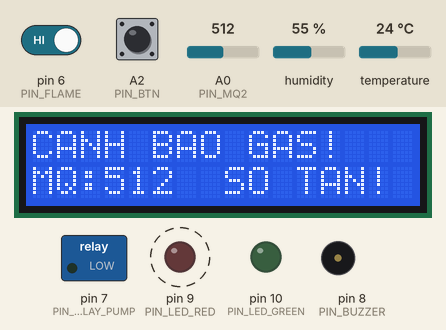
This sketch was run on a simulated Arduino Uno, built with avr-gcc and run on an emulated ATmega328P. Shown: 16×2 character LCD, switched loads named in the sketch (green lamp = pin HIGH), output pins drawn as LEDs (lit = HIGH), buzzer (waves = sounding). Dashed ring = blinking. The inputs (shaded band) are chosen by the test bench; at power-on: A0 (PIN_MQ2) = 512, A2 (PIN_BTN) HIGH, pin 6 (PIN_FLAME) HIGH, temperature 24 °C, humidity 55 %. What the sketch prints to the serial monitor is not drawn.

Above: at 2.8 s.
2.9 s: A0 (PIN_MQ2) set to 416
At 3.68 s:
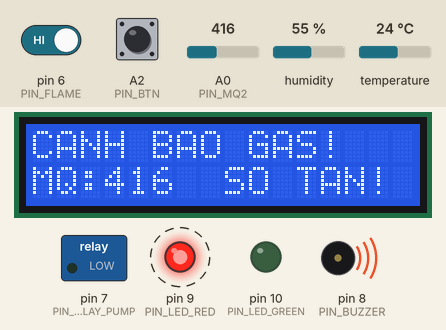
4.4 s: A0 (PIN_MQ2) set to 386
At 5.4 s:
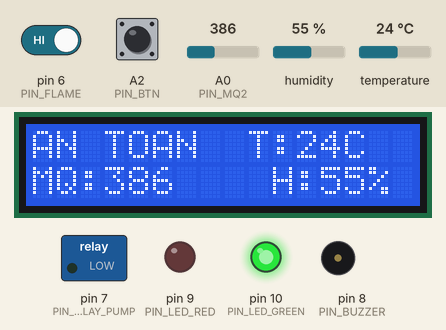
5.9 s: A2 (PIN_BTN) pulled LOW for 0.15 s
At 6.7 s:
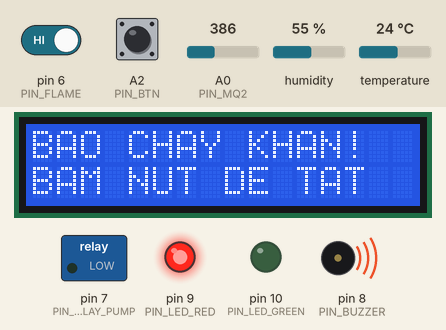
7.5 s: pin 6 (PIN_FLAME) driven LOW
9.6 s: temperature set to 27 °C
At 11.8 s:
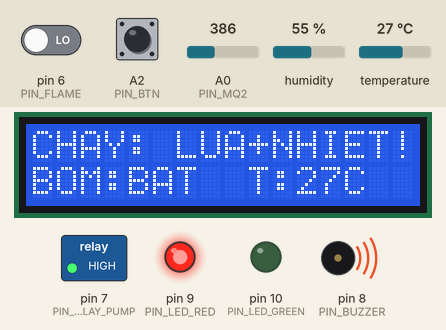
12.5 s: pin 6 (PIN_FLAME) driven HIGH
At 13.1 s:
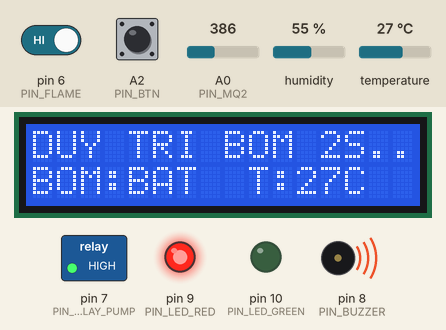
Timing chart, 0 to 16.0 s (numbered marks = the images above; inputs shaded):
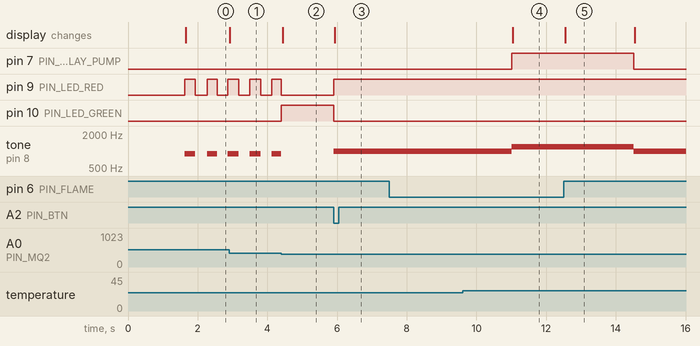

The sketch:

IoT_PCCC.ino
```cpp
/*
  =============================================================================
  HỆ THỐNG IOT PCCC (PHÒNG CHÁY CHỮA CHÁY) - BẢN CHUẨN HÓA NGHIỆP VỤ PCCC
  Chuyên biệt: Liên động 2 kênh (Lửa + Nhiệt cao), Trễ tắt bơm 2s & Nguồn Pin 2S
  =============================================================================
  * THỨ TỰ ƯU TIÊN & 3 NGHIỆP VỤ CỐT LÕI (CHUẨN TCVN 5738 & TCVN 7336):
    - ƯU TIÊN 1 (Cao nhất) - Nghiệp vụ 3 (Hệ thống chữa cháy tự động Sprinkler):
      + Điều kiện kích hoạt (Cross-zoning): Phát hiện Lửa (KY-026) VÀ Nhiệt độ tăng cao (DHT11).
      + Hành động: Còi hú khẩn cấp (1200Hz), LED Đỏ sáng rực, BẬT MÁY BƠM dập lửa.
      + Cơ chế trễ tắt bơm: Khi ngọn lửa tắt / nhiệt hạ, máy bơm tiếp tục duy trì
        chạy thêm 2 giây (2000ms) để dập tắt triệt để tàn tro trước khi ngắt Relay.
    - ƯU TIÊN 2 - Nghiệp vụ 1 (Nút nhấn báo cháy khẩn cấp bằng tay - Manual Call Point):
      + Điều kiện: Con người chủ động nhấn nút khẩn cấp (A2).
      + Hành động: Còi hú liên tục (1000Hz), LED Đỏ sáng tĩnh, Máy bơm giữ TẮT.
    - ƯU TIÊN 3 - Nghiệp vụ 2 (Cảnh báo sớm rò rỉ Khí Gas / Khói - MQ-2):
      + Điều kiện: Nồng độ khí Gas/Khói vượt ngưỡng an toàn (>= 400).
      + Hành động: Còi bíp ngắt quãng (900Hz), LED Đỏ nhấp nháy, TUYỆT ĐỐI TẮT BƠM
        để ngăn ngừa nguy cơ chập điện gây nổ khí gas.
  -----------------------------------------------------------------------------
  * SƠ ĐỒ ĐẤU CHÂN:
    - Nút nhấn (Push Button):       A2 (INPUT_PULLUP, đầu kia nối GND)
    - Cảm biến MQ-2 (AO):           A0
    - Cảm biến DHT11 (DATA):        A1
    - Cảm biến Lửa KY-026 (DO):     D6
    - Relay kích Máy bơm 7-12V:    D7 (Active LOW)
    - Còi Buzzer:                   D8
    - Đèn LED Đỏ (Cảnh báo):        D9 (qua trở 220 Ohm)
    - Đèn LED Xanh (An toàn):       D10 (qua trở 220 Ohm)
    - LCD 16x2 I2C:                 SDA -> A4, SCL -> A5
  =============================================================================
*/

#include <Wire.h>
#include <LiquidCrystal_I2C.h>
#include <DHT.h>

// Khởi tạo LCD I2C (Địa chỉ mặc định 0x27 hoặc 0x3F, màn hình 16 cột 2 dòng)
LiquidCrystal_I2C lcd(0x27, 16, 2);

// Khởi tạo cảm biến nhiệt độ & độ ẩm DHT11
#define DHTPIN  A1
#define DHTTYPE DHT11
DHT dht(DHTPIN, DHTTYPE);

// ======================= ĐỊNH NGHĨA CHÂN KẾT NỐI =======================
const int PIN_MQ2        = A0; // Cảm biến khói/gas MQ-2 (Analog)
const int PIN_DHT        = A1; // Cảm biến nhiệt độ & độ ẩm DHT11
const int PIN_BTN        = A2; // Nút nhấn khẩn cấp bằng tay (Nghiệp vụ 1)
const int PIN_FLAME      = 6;  // Cảm biến ngọn lửa KY-026 (Nghiệp vụ 3)
const int PIN_RELAY_PUMP = 7;  // Relay điều khiển máy bơm 7-12V (Nghiệp vụ 3)
const int PIN_BUZZER     = 8;  // Còi báo động Buzzer
const int PIN_LED_RED    = 9;  // Đèn LED Đỏ (Cảnh báo sự cố)
const int PIN_LED_GREEN  = 10; // Đèn LED Xanh (Hệ thống an toàn)

// ================= CẤU HÌNH LOGIC & NGƯỠNG CẢM BIẾN =================
const int RELAY_ON     = HIGH;  // Relay 5V kích mức LOW
const int RELAY_OFF    = LOW; // Mức HIGH ngắt Relay
const int FLAME_ACTIVE = LOW;  // Cảm biến KY-026 phát hiện lửa trả về mức LOW

// Ngưỡng khói/gas MQ-2
const int MQ_THRESHOLD = 400;

// Ngưỡng nhiệt độ tăng cao (Kết hợp Nhiệt cố định & Nhiệt gia tăng theo chuẩn PCCC)
const float TEMP_THRESHOLD  = 34.0; // Ngưỡng nhiệt độ cao tuyệt đối (°C)
const float TEMP_RISE_DELTA = 2.0;  // Hoặc nhiệt độ tăng thêm >= 2.0°C so với lúc khởi động

// Thời gian duy trì máy bơm chạy thêm sau khi tắt lửa (2000ms = 2 giây)
const unsigned long PUMP_OFF_DELAY = 2000;

// ======================== BIẾN TOÀN CỤC & ĐA NHIỆM ========================
// Nghiệp vụ 1: Biến lưu trạng thái nút nhấn khẩn cấp
bool manualFireAlarm = false;
bool lastBtnState    = HIGH;
unsigned long lastDebounceTime = 0;
const unsigned long DEBOUNCE_DELAY = 250; // Chống dội phím 250ms

// Nghiệp vụ 3: Biến quản lý trạng thái bơm và thời gian giữ trễ tắt bơm 2s
bool pumpActive = false;
unsigned long lastFireTriggerTime = 0;

// Đa nhiệm: Thời gian đọc DHT11 và chu kỳ chớp đèn/còi
unsigned long lastDhtRead = 0;
unsigned long lastBlink   = 0;
bool blinkState           = false;

float currentTemp = 28.0;
float currentHum  = 60.0;
float baseTemp    = 28.0; // Nhiệt độ môi trường ban đầu khi khởi động hệ thống

void setup() {
  Serial.begin(9600);

  // Cấu hình chân nút nhấn và cảm biến lửa (dùng trở kéo lên nội)
  pinMode(PIN_BTN, INPUT_PULLUP);
  pinMode(PIN_FLAME, INPUT_PULLUP);

  // ĐẢM BẢO RELAY BƠM TẮT NGAY TỪ ĐẦU (Tránh tình trạng giật bơm lúc mới bật nguồn)
  digitalWrite(PIN_RELAY_PUMP, RELAY_OFF);
  pinMode(PIN_RELAY_PUMP, OUTPUT);

  // Cấu hình các chân ngõ ra cho đèn và còi
  pinMode(PIN_BUZZER, OUTPUT);
  pinMode(PIN_LED_RED, OUTPUT);
  pinMode(PIN_LED_GREEN, OUTPUT);

  // Khởi động DHT và LCD
  dht.begin();
  lcd.init();
  lcd.backlight();

  // Đọc nhiệt độ phòng ban đầu làm mốc tham chiếu Nhiệt gia tăng (Rate-of-Rise)
  float initTemp = dht.readTemperature();
  float initHum  = dht.readHumidity();
  if (!isnan(initTemp)) {
    currentTemp = initTemp;
    baseTemp    = initTemp;
  }
  if (!isnan(initHum)) {
    currentHum = initHum;
  }

  // Màn hình chào mừng khi khởi động
  lcd.setCursor(0, 0);
  lcd.print(" HE THONG PCCC  ");
  lcd.setCursor(0, 1);
  lcd.print(" SAN SANG DEMO! ");
  delay(1500);
  lcd.clear();
}

void loop() {
  unsigned long now = millis();

  // -------------------------------------------------------------------------
  // 1. XỬ LÝ NÚT NHẤN KHẨN CẤP (NGHIỆP VỤ 1: MANUAL CALL POINT)
  // -------------------------------------------------------------------------
  bool readingBtn = digitalRead(PIN_BTN);
  if (readingBtn == LOW && lastBtnState == HIGH && (now - lastDebounceTime > DEBOUNCE_DELAY)) {
    manualFireAlarm = !manualFireAlarm; // Bấm lần 1: Bật, Bấm lần 2: Tắt
    lastDebounceTime = now;
    lcd.clear();
  }
  lastBtnState = readingBtn;

  // -------------------------------------------------------------------------
  // 2. ĐỌC CÁC CẢM BIẾN (LỬA, KHÓI/GAS MQ-2, NHIỆT ĐỘ & ĐỘ ẨM DHT11)
  // -------------------------------------------------------------------------
  int mqValue   = analogRead(PIN_MQ2);
  bool hasFlame = (digitalRead(PIN_FLAME) == FLAME_ACTIVE);
  bool hasGas   = (mqValue >= MQ_THRESHOLD);

  // Đọc DHT11 định kỳ mỗi 1 giây (1000ms) để cập nhật nhanh nhiệt độ khi có lửa
  if (now - lastDhtRead >= 300) {
    lastDhtRead = now;
    float t = dht.readTemperature();
    float h = dht.readHumidity();
    if (!isnan(t)) currentTemp = t;
    if (!isnan(h)) currentHum  = h;

    // Gửi log về Serial Monitor để theo dõi trực tiếp
    Serial.print("Temp: ");     Serial.print(currentTemp, 1);
    Serial.print("C (Goc: ");   Serial.print(baseTemp, 1);
    Serial.print("C) | Lua: "); Serial.print(hasFlame ? "CO" : "KHONG");
    Serial.print(" | MQ-2: ");  Serial.print(mqValue);
    Serial.print(" | Bom: ");   Serial.println(pumpActive ? "CHAY" : "TAT");
  }

  // Kiểm tra điều kiện nhiệt độ tăng cao (Vượt ngưỡng 34°C hoặc tăng >= 2°C so với ban đầu)
  bool isHighTemp = (currentTemp >= TEMP_THRESHOLD) || ((currentTemp - baseTemp) >= TEMP_RISE_DELTA);

  // Điều kiện liên động 2 kênh (Cross-zoning): PHẢI CÓ LỬA + NHIỆT ĐỘ TĂNG CAO
  bool fireConfirmed = (hasFlame && isHighTemp);

  // -------------------------------------------------------------------------
  // 3. QUẢN LÝ TRẠNG THÁI BƠM & DELAY TẮT BƠM 2 GIÂY (2000ms)
  // -------------------------------------------------------------------------
  if (fireConfirmed) {
    pumpActive = true;
    lastFireTriggerTime = now; // Liên tục cập nhật mốc thời gian khi còn đám cháy
  } else if (pumpActive && (now - lastFireTriggerTime >= PUMP_OFF_DELAY)) {
    pumpActive = false;        // Đã hết lửa/nhiệt cao và giữ đủ 2 giây -> Tắt bơm
    lcd.clear();
  }

  // -------------------------------------------------------------------------
  // 4. THỰC THI 3 NGHIỆP VỤ THEO THỨ TỰ ƯU TIÊN ĐÃ CHUẨN HÓA
  // -------------------------------------------------------------------------

  // === ƯU TIÊN 1 (CAO NHẤT) - NGHIỆP VỤ 3: CHÁY THẬT (LỬA + NHIỆT CAO) & DUY TRÌ BƠM 2S ===
  // Hành động: Còi kêu dồn dập (1200Hz), LED đỏ sáng rực, BẬT MÁY BƠM (giữ thêm 2s trước khi tắt)
  if (pumpActive) {
    digitalWrite(PIN_LED_GREEN, LOW);
    digitalWrite(PIN_LED_RED, HIGH);
    tone(PIN_BUZZER, 1200);                  // Còi hú khẩn cấp 1200Hz
    digitalWrite(PIN_RELAY_PUMP, RELAY_ON);  // ĐÓNG RELAY -> MÁY BƠM CHẠY

    lcd.setCursor(0, 0);
    if (fireConfirmed) {
      lcd.print("CHAY: LUA+NHIET!");
    } else {
      lcd.print("DUY TRI BOM 2S..");         // Hiển thị rõ giai đoạn trễ tắt bơm 2s
    }
    lcd.setCursor(0, 1);
    lcd.print("BOM:BAT  T:");
    lcd.print((int)currentTemp);
    lcd.print("C  ");
  }

  // === ƯU TIÊN 2 - NGHIỆP VỤ 1: NÚT NHẤN BÁO CHÁY KHẨN CẤP BẰNG TAY (MANUAL CALL POINT) ===
  // Hành động: Con người chủ động phát lệnh báo cháy -> Hú còi 1000Hz, sáng LED đỏ, Bơm giữ tắt
  else if (manualFireAlarm) {
    digitalWrite(PIN_LED_GREEN, LOW);
    digitalWrite(PIN_LED_RED, HIGH);
    tone(PIN_BUZZER, 1000);                  // Tần số còi 1000Hz liên tục
    digitalWrite(PIN_RELAY_PUMP, RELAY_OFF); // MÁY BƠM GIỮ TẮT

    lcd.setCursor(0, 0);
    lcd.print("BAO CHAY KHAN!  ");
    lcd.setCursor(0, 1);
    lcd.print("BAM NUT DE TAT  ");
  }

  // === ƯU TIÊN 3 - NGHIỆP VỤ 2: PHÁT HIỆN RÒ RỈ GAS / KHÓI (MQ-2) ===
  // Hành động: Cảnh báo sơ tán sớm bằng nhấp nháy đèn và còi ngắt quãng.
  // QUAN TRỌNG: TUYỆT ĐỐI TẮT BƠM khi chưa có lửa để tránh chập điện nổ gas.
  else if (hasGas) {
    digitalWrite(PIN_LED_GREEN, LOW);
    digitalWrite(PIN_RELAY_PUMP, RELAY_OFF); // MÁY BƠM GIỮ TẮT

    // Chu kỳ chớp nháy còi và LED đỏ mỗi 300ms
    if (now - lastBlink >= 300) {
      lastBlink = now;
      blinkState = !blinkState;
      digitalWrite(PIN_LED_RED, blinkState ? HIGH : LOW);
      if (blinkState) tone(PIN_BUZZER, 900);
      else            noTone(PIN_BUZZER);
    }

    lcd.setCursor(0, 0);
    lcd.print("CANH BAO GAS!   ");
    lcd.setCursor(0, 1);
    lcd.print("MQ:");
    lcd.print(mqValue);
    lcd.print("  SO TAN! ");
  }

  // === TRẠNG THÁI BÌNH THƯỜNG: HỆ THỐNG AN TOÀN (TRỰC BAN) ===
  else {
    digitalWrite(PIN_LED_GREEN, HIGH);       // LED Xanh sáng báo bình thường
    digitalWrite(PIN_LED_RED, LOW);          // LED Đỏ tắt
    noTone(PIN_BUZZER);                      // Còi tắt
    digitalWrite(PIN_RELAY_PUMP, RELAY_OFF); // Máy bơm tắt

    // Hiển thị thông số giám sát môi trường liên tục lên LCD 16x2
    lcd.setCursor(0, 0);
    lcd.print("AN TOAN  T:");
    lcd.print((int)currentTemp);
    lcd.print("C   ");

    lcd.setCursor(0, 1);
    lcd.print("MQ:");
    lcd.print(mqValue);
    lcd.print("    H:");
    lcd.print((int)currentHum);
    lcd.print("%   ");
  }
}
```

Measured:
- the behaviour switches between 400 and 399 on A0 (PIN_MQ2) (found by bisection; images 1 and 2)
- the behaviour switches between 25 and 26 °C on temperature (found by bisection; images 3 and 4)
- after the input at 2.9 s, the display: changes at once (image 1)
- after the input at 4.4 s, pin 10 (PIN_LED_GREEN): LOW → HIGH at once; the display: changes at once (image 2)
- after the input at 5.9 s, pin 9 (PIN_LED_RED): LOW → HIGH at once; pin 10 (PIN_LED_GREEN): HIGH → LOW at once; tone on pin 8 (PIN_BUZZER): silent → 1000 Hz at once; the display: changes at once (image 3)
- after the input at 7.5 s, every drawn part: stays the same
- after the input at 9.6 s, pin 7 (PIN_RELAY_PUMP): LOW → HIGH after 1.4 s; tone on pin 8 (PIN_BUZZER): 1000 Hz → 1200 Hz after 1.4 s; the display: changes after 1.4 s (image 4)
- after the input at 12.5 s, pin 7 (PIN_RELAY_PUMP): HIGH → LOW after 2.0 s; tone on pin 8 (PIN_BUZZER): 1200 Hz → 1000 Hz after 2.0 s; the display: changes at once (image 5)
